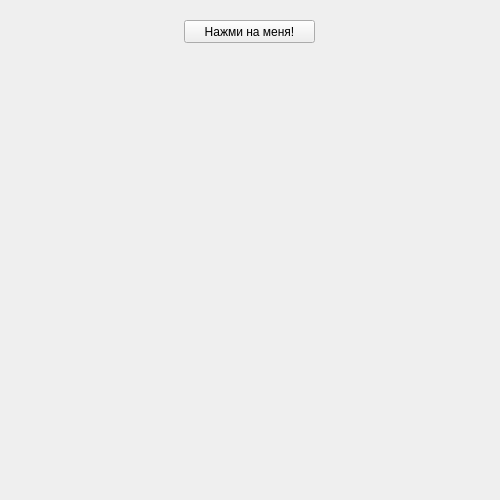
<?xml version="1.0" encoding="UTF-8"?>
<ui version="4.0">
 <class>Form</class>
 <widget class="QWidget" name="Form">
  <property name="geometry">
   <rect>
    <x>0</x>
    <y>0</y>
    <width>500</width>
    <height>500</height>
   </rect>
  </property>
  <property name="windowTitle">
   <string>Случайные круги</string>
  </property>
  <widget class="QPushButton" name="circlesButton">
   <property name="geometry">
    <rect>
     <x>184</x>
     <y>20</y>
     <width>131</width>
     <height>23</height>
    </rect>
   </property>
   <property name="text">
    <string>Нажми на меня!</string>
   </property>
  </widget>
 </widget>
 <resources/>
 <connections/>
</ui>
